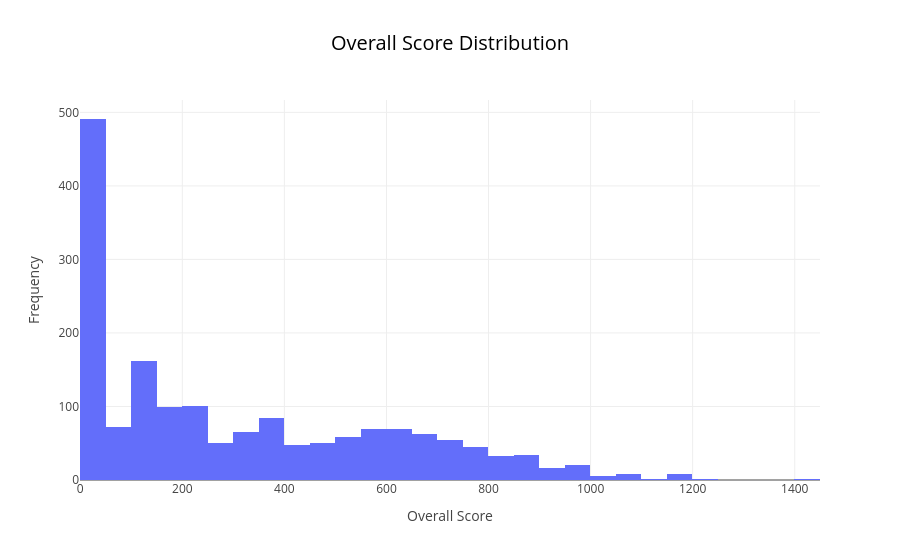

Notebook cell for this chart:
### Markdown cell above
## See the Data

### Code cell
import plotly.express as px

# Create a histrogram of overallScore
fig = px.histogram(
    data, 
    x="overallScore",  
    title="Overall Score Distribution", 
    labels={"Overall Score": "overallScore"}, 
    color_discrete_sequence=["#636EFA"]

)

# Update Layout for a vibrant appearance
fig.update_layout(
    xaxis_title= "Overall Score",
    yaxis_title= "Frequency", 
    title_font=dict(size=20, 
    color="black"), 
    template="gridon"

)

# Show the plot
fig. show()

### Figure 1 — Plotly figure (JSON) as saved in the notebook; plotly's stock layout.template omitted (floating-point values rounded to 4 significant figures; data arrays with more than 128 entries replaced by an {"elided": "..."} marker saying what was removed)
{"data": [{"bingroup": "x", "hovertemplate": "overallScore=%{x}<br>count=%{y}<extra></extra>", "legendgroup": "", "marker": {"color": "#636EFA", "pattern": {"shape": ""}}, "name": "", "orientation": "v", "showlegend": false, "type": "histogram", "x": {"elided": "1713 int values"}, "xaxis": "x", "yaxis": "y"}], "layout": {"barmode": "relative", "legend": {"tracegroupgap": 0}, "title": {"font": {"color": "black", "size": 20}, "text": "Overall Score Distribution"}, "xaxis": {"anchor": "y", "domain": [0, 1], "title": {"text": "Overall Score"}}, "yaxis": {"anchor": "x", "domain": [0, 1], "title": {"text": "Frequency"}}}}
